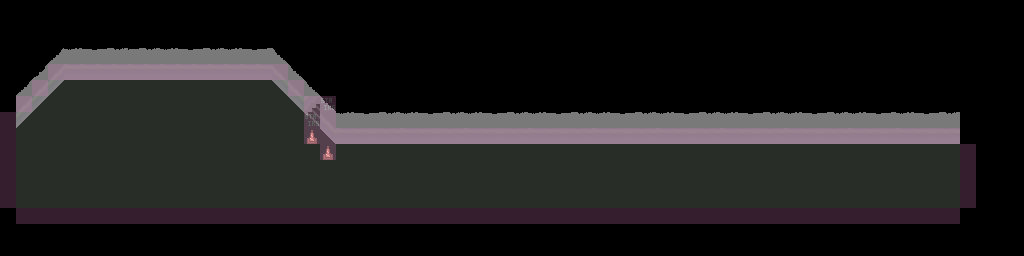

This is a level from a 2D game, rendered from its Tiled map with the project's own tilesets. A one-line summary and the map file follow, with tile-layer data summarised:
An orthogonal 64x16 tile map with 16x16 px tiles, 4 tile layers (floor, props, above, collision) and 1 object.

<map version="1.10" tiledversion="1.10.1" orientation="orthogonal" renderorder="right-down" width="64" height="16" tilewidth="16" tileheight="16" infinite="0" backgroundcolor="#000000" nextlayerid="6" nextobjectid="2">
 <properties>
  <property name="clamp_camera" type="bool" value="true" />
 </properties>
 <tileset firstgid="1" source="underground.tsx" />
 <layer id="1" name="floor" width="64" height="16">
  <data>[1024 cells, 423 non-empty, 19 distinct tile ids]</data>
 </layer>
 <layer id="5" name="props" width="64" height="16">
  <data>[1024 cells, 2 non-empty, 1 distinct tile ids]</data>
 </layer>
 <layer id="4" name="above" width="64" height="16">
  <properties>
   <property name="height" type="int" value="1" />
  </properties>
  <data>[1024 cells, 6 non-empty, 4 distinct tile ids]</data>
 </layer>
 <objectgroup id="2" name="entities">
  <object id="1" gid="32" x="320" y="112" width="16" height="16">
   <properties>
    <property name="draw" type="bool" value="false" />
    <property name="file" value="res/data/entity/entrances/walk_warp.json" />
    <property name="solid" type="bool" value="false" />
    <property name="warp_map" value="fan/flow/flowhub.tmx" />
    <property name="warp_x" type="int" value="16" />
    <property name="warp_y" type="int" value="2" />
   </properties>
  </object>
 </objectgroup>
 <layer id="3" name="collision" width="64" height="16" opacity="0.25">
  <properties>
   <property name="draw" type="bool" value="false" />
  </properties>
  <data>[1024 cells, 133 non-empty, 2 distinct tile ids]</data>
 </layer>
</map>
